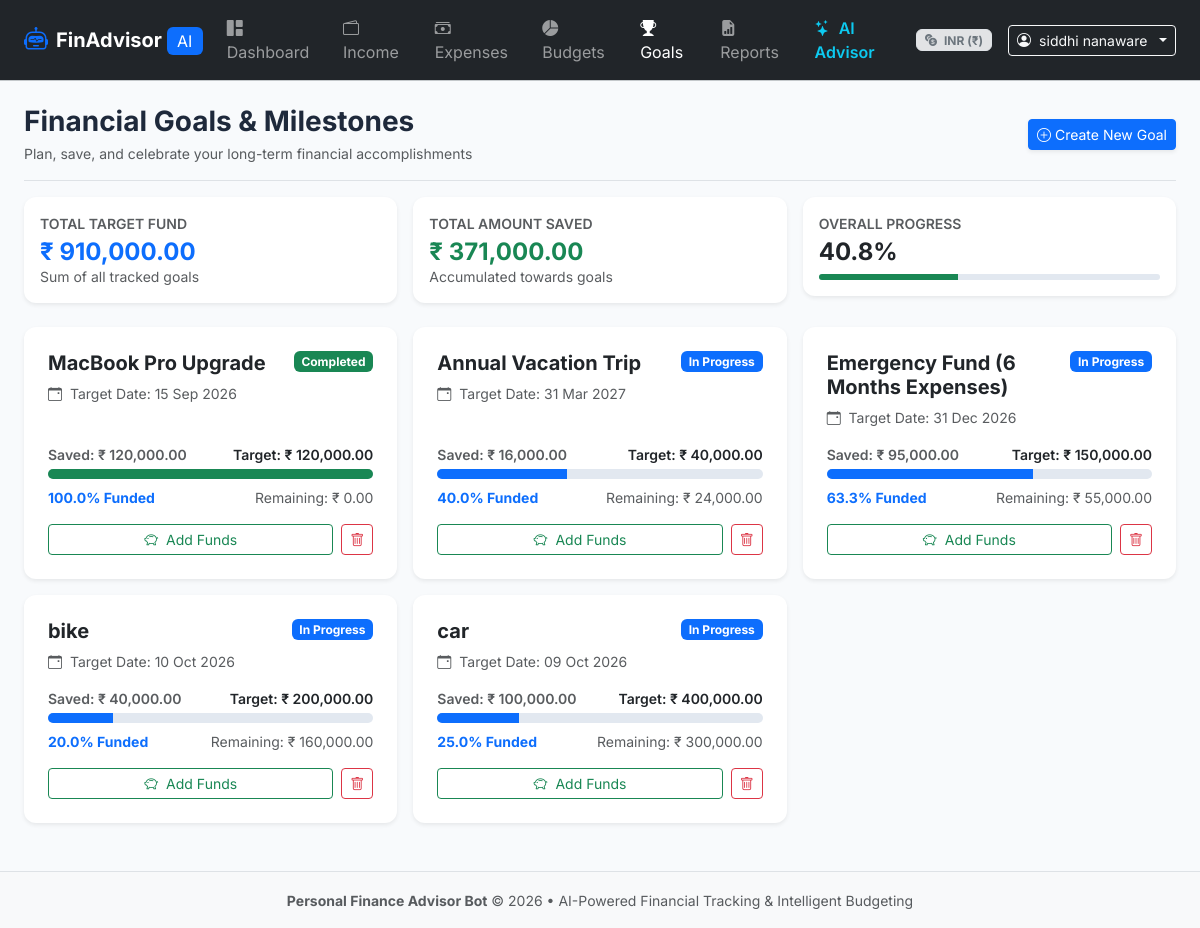
Screenshot of /goals/ (signed in) with the database file from the repository.
### app/models.py (models this page shows, shortened)
class User(UserMixin, db.Model):
    __tablename__ = 'users'
    id = db.Column(db.Integer, primary_key=True)
    full_name = db.Column(db.String(120), nullable=False)
    email = db.Column(db.String(120), unique=True, nullable=False, index=True)
    password_hash = db.Column(db.String(256), nullable=False)
    monthly_income = db.Column(db.Float, default=0.0)
    preferred_currency = db.Column(db.String(10), default='INR')
    financial_goal = db.Column(db.String(255), default='Build Emergency Fund & Save Regularly')
    monthly_savings_target = db.Column(db.Float, default=0.0)
    created_at = db.Column(db.DateTime, default=datetime.utcnow)
    incomes = db.relationship('Income', backref='user', lazy=True, cascade='all, delete-orphan')
    expenses = db.relationship('Expense', backref='user', lazy=True, cascade='all, delete-orphan')
    budgets = db.relationship('Budget', backref='user', lazy=True, cascade='all, delete-orphan')
    goals = db.relationship('Goal', backref='user', lazy=True, cascade='all, delete-orphan')
    chat_messages = db.relationship('ChatMessage', backref='user', lazy=True, cascade='all, delete-orphan')

class Goal(db.Model):
    __tablename__ = 'goals'
    id = db.Column(db.Integer, primary_key=True)
    user_id = db.Column(db.Integer, db.ForeignKey('users.id', ondelete='CASCADE'), nullable=False, index=True)
    title = db.Column(db.String(150), nullable=False)
    target_amount = db.Column(db.Float, nullable=False)
    current_amount = db.Column(db.Float, default=0.0)
    target_date = db.Column(db.Date, nullable=True)
    status = db.Column(db.String(30), default='In Progress')  # 'In Progress', 'Completed', 'Paused'
    created_at = db.Column(db.DateTime, default=datetime.utcnow)
    @property
    def percentage(self):
        if self.target_amount <= 0:
            return 100.0
        pct = (self.current_amount / self.target_amount) * 100
        return min(round(pct, 1), 100.0)
    @property
    def remaining_amount(self):
        return max(0.0, self.target_amount - self.current_amount)

### app/routes/goals.py (the view)
@goals_bp.route('/')
@login_required
def index():
    goals = Goal.query.filter_by(user_id=current_user.id).order_by(Goal.status.asc(), Goal.created_at.desc()).all()
    total_target = sum(g.target_amount for g in goals)
    total_saved = sum(g.current_amount for g in goals)
    overall_progress = (total_saved / total_target * 100) if total_target > 0 else 0.0
    return render_template(
        'goals/index.html',
        goals=goals,
        total_target=total_target,
        total_saved=total_saved,
        overall_progress=round(overall_progress, 1),
        today_date=date.today().strftime('%Y-%m-%d')
    )

### app/__init__.py (called while the page is built)
@login_manager.user_loader
def load_user(user_id):
    return User.query.get(int(user_id))

### app/templates/goals/index.html (shortened to what this page needs)
{% extends "base.html" %}
{% block content %}
<div class="d-flex flex-column flex-md-row justify-content-between align-items-md-center pb-3 mb-3 border-bottom gap-2">
    <div>
        <h3 class="fw-bold mb-1">Financial Goals &amp; Milestones</h3>
        <p class="text-muted small mb-0">Plan, save, and celebrate your long-term financial accomplishments</p>
    </div>
    <button type="button" class="btn btn-primary btn-sm d-flex align-items-center gap-1 shadow-sm" data-bs-toggle="modal" data-bs-target="#addGoalModal">
        <i class="bi bi-plus-circle"></i> Create New Goal
    </button>
</div>
<div class="row g-3 mb-4">
    <div class="col-md-4">
        <div class="card border-0 shadow-sm bg-white p-3">
            <span class="text-muted small fw-semibold text-uppercase">Total Target Fund</span>
            <h4 class="fw-bold text-primary mt-1 mb-0">{{ total_target | currency }}</h4>
            <span class="text-muted small">Sum of all tracked goals</span>
        </div>
    </div>
    <div class="col-md-4">
        <div class="card border-0 shadow-sm bg-white p-3">
            <span class="text-muted small fw-semibold text-uppercase">Total Amount Saved</span>
            <h4 class="fw-bold text-success mt-1 mb-0">{{ total_saved | currency }}</h4>
            <span class="text-muted small">Accumulated towards goals</span>
        </div>
    </div>
    <div class="col-md-4">
        <div class="card border-0 shadow-sm bg-white p-3">
            <span class="text-muted small fw-semibold text-uppercase">Overall Progress</span>
            <h4 class="fw-bold text-dark mt-1 mb-0">{{ overall_progress }}%</h4>
            <div class="progress mt-2" style="height: 6px;">
                <div class="progress-bar bg-success" role="progressbar" style="width: {{ [overall_progress, 100.0]|min }}%;"></div>
            </div>
        </div>
    </div>
</div>
<div class="row g-3 mb-4">
    {% for goal in goals %}
    <div class="col-md-6 col-xl-4">
        <div class="card border-0 shadow-sm bg-white h-100 card-hover">
            <div class="card-body p-4 d-flex flex-column">
                <div class="d-flex justify-content-between align-items-start mb-2">
                    <h5 class="fw-bold text-dark mb-0">{{ goal.title }}</h5>
                    <span class="badge {% if goal.status == 'Completed' %}bg-success{% elif goal.status == 'Paused' %}bg-secondary{% else %}bg-primary{% endif %}">
                        {{ goal.status }}
                    </span>
                </div>
                {% if goal.target_date %}
                <div class="small text-muted mb-3">
                    <i class="bi bi-calendar-event me-1"></i> Target Date: {{ goal.target_date.strftime('%d %b %Y') }}
                </div>
                {% else %}
                <div class="small text-muted mb-3"><i class="bi bi-clock me-1"></i> Open-ended Goal</div>
                {% endif %}
                <div class="mt-auto">
                    <div class="d-flex justify-content-between small fw-semibold mb-1">
                        <span class="text-muted">Saved: {{ goal.current_amount | currency }}</span>
                        <span class="text-dark">Target: {{ goal.target_amount | currency }}</span>
                    </div>
                    <div class="progress mb-2" style="height: 10px;">
                        <div class="progress-bar {% if goal.percentage >= 100 %}bg-success{% else %}bg-primary{% endif %}"
                             role="progressbar"
                             style="width: {{ goal.percentage }}%;"></div>
                    </div>
                    <div class="d-flex justify-content-between align-items-center mb-3">
                        <span class="fw-bold text-primary small">{{ goal.percentage }}% Funded</span>
                        <span class="small text-muted">Remaining: {{ goal.remaining_amount | currency }}</span>
                    </div>
                    <div class="d-flex gap-2">
                        <button class="btn btn-outline-success btn-sm flex-fill" data-bs-toggle="modal" data-bs-target="#updateGoalModal{{ goal.id }}">
                            <i class="bi bi-piggy-bank me-1"></i> Add Funds
                        </button>
                        <form action="{{ url_for('goals.delete', goal_id=goal.id) }}" method="POST" onsubmit="return confirm('Delete this financial goal?');">
                            <button type="submit" class="btn btn-outline-danger btn-sm" title="Delete Goal">
                                <i class="bi bi-trash"></i>
                            </button>
                        </form>
                    </div>
                </div>
            </div>
        </div>
    </div>
    {% endfor %}
</div>
{% endblock %}

### app/templates/base.html (shortened to what this page needs)
<!DOCTYPE html>
<html lang="en">
<head>
    <link href="https://cdn.jsdelivr.net/npm/bootstrap@5.3.3/dist/css/bootstrap.min.css" rel="stylesheet">
    <link href="https://cdn.jsdelivr.net/npm/bootstrap-icons@1.11.3/font/bootstrap-icons.min.css" rel="stylesheet">
    <link href="{{ url_for('static', filename='css/custom.css') }}" rel="stylesheet">
</head>
<body>
    <nav class="navbar navbar-expand-lg navbar-dark bg-dark sticky-top border-bottom border-secondary-subtle">
        <div class="container-fluid px-4">
            <a class="navbar-brand d-flex align-items-center gap-2 fw-bold" href="{{ url_for('dashboard.index') }}">
                <span class="brand-icon d-flex align-items-center justify-content-center">
                    <i class="bi bi-robot text-primary fs-4"></i>
                </span>
                <span>FinAdvisor <span class="badge bg-primary text-white fs-6 fw-normal">AI</span></span>
            </a>
            <div class="collapse navbar-collapse" id="navbarMain">
                {% if current_user.is_authenticated %}
                <ul class="navbar-nav me-auto mb-2 mb-lg-0 gap-1">
                    <li class="nav-item">
                        <a class="nav-link {% if request.endpoint == 'dashboard.index' %}active{% endif %}" href="{{ url_for('dashboard.index') }}">
                            <i class="bi bi-grid-1x2-fill me-1"></i> Dashboard
                        </a>
                    </li>
                    <li class="nav-item">
                        <a class="nav-link {% if 'income' in request.endpoint %}active{% endif %}" href="{{ url_for('income.index') }}">
                            <i class="bi bi-wallet2 me-1"></i> Income
                        </a>
                    </li>
                    <li class="nav-item">
                        <a class="nav-link {% if 'expense' in request.endpoint %}active{% endif %}" href="{{ url_for('expense.index') }}">
                            <i class="bi bi-cash-stack me-1"></i> Expenses
                        </a>
                    </li>
                    <li class="nav-item">
                        <a class="nav-link {% if 'budget' in request.endpoint %}active{% endif %}" href="{{ url_for('budget.index') }}">
                            <i class="bi bi-pie-chart-fill me-1"></i> Budgets
                        </a>
                    </li>
                    <li class="nav-item">
                        <a class="nav-link {% if 'goals' in request.endpoint %}active{% endif %}" href="{{ url_for('goals.index') }}">
                            <i class="bi bi-trophy-fill me-1"></i> Goals
                        </a>
                    </li>
                    <li class="nav-item">
                        <a class="nav-link {% if 'reports' in request.endpoint %}active{% endif %}" href="{{ url_for('reports.index') }}">
                            <i class="bi bi-file-earmark-bar-graph-fill me-1"></i> Reports
                        </a>
                    </li>
                    <li class="nav-item">
                        <a class="nav-link text-info fw-semibold {% if 'advisor' in request.endpoint %}active{% endif %}" href="{{ url_for('advisor.index') }}">
                            <i class="bi bi-stars me-1"></i> AI Advisor
                        </a>
                    </li>
                </ul>
                <div class="d-flex align-items-center gap-3">
                    <span class="badge bg-secondary-subtle text-secondary border px-2 py-1">
                        <i class="bi bi-currency-exchange me-1"></i> {{ user_currency_code }} ({{ user_currency_symbol }})
                    </span>
                    <div class="dropdown">
                        <button class="btn btn-outline-light btn-sm dropdown-toggle d-flex align-items-center gap-2" type="button" data-bs-toggle="dropdown">
                            <i class="bi bi-person-circle"></i>
                            <span>{{ current_user.full_name }}</span>
                        </button>
                    </div>
                </div>
                {% endif %}
            </div>
        </div>
    </nav>
    <main class="container-fluid px-4 py-4">
        {% block content %}{% endblock %}
    </main>
    <footer class="footer mt-auto py-3 bg-light border-top text-center text-muted">
        <div class="container-fluid">
            <small>
                <strong>Personal Finance Advisor Bot</strong> &copy; 2026 &bull; AI-Powered Financial Tracking &amp; Intelligent Budgeting
            </small>
        </div>
    </footer>
</body>
</html>

### app/static/css/custom.css (style rules this page uses)
:root { --primary-color: #3b82f6; --primary-hover: #2563eb; --success-color: #10b981; --warning-color: #f59e0b; --danger-color: #ef4444; --info-color: #06b6d4; --dark-surface: #1e293b; --card-border-radius: 12px; }
body { font-family: 'Inter', system-ui, -apple-system, sans-serif; background-color: #f8fafc; color: #1e293b; min-height: 100vh; display: flex; flex-direction: column; }
main { flex: 1 0 auto; }
.card { border-radius: var(--card-border-radius); border: 1px solid rgba(226, 232, 240, 0.8); box-shadow: 0 4px 6px -1px rgba(0, 0, 0, 0.05), 0 2px 4px -2px rgba(0, 0, 0, 0.05); transition: transform 0.15s ease, box-shadow 0.15s ease; }
.progress { border-radius: 8px; background-color: #e2e8f0; overflow: hidden; }

### rows the page displays
User: preferred_currency "INR", full_name "siddhi nanaware", preferred_currency "₹ 910,000.00", preferred_currency "₹ 371,000.00"
Goal: title "MacBook Pro Upgrade", status "Completed", target_date "15 Sep 2026", current_amount "₹ 120,000.00", target_amount "₹ 120,000.00", percentage "100.0", remaining_amount "₹ 0.00"
Goal: title "Annual Vacation Trip", status "In Progress", target_date "31 Mar 2027", current_amount "₹ 16,000.00", target_amount "₹ 40,000.00", percentage "40.0", remaining_amount "₹ 24,000.00"
Goal: title "Emergency Fund (6 Months Expenses)", status "In Progress", target_date "31 Dec 2026", current_amount "₹ 95,000.00", target_amount "₹ 150,000.00", percentage "63.3", remaining_amount "₹ 55,000.00"
Goal: title "bike", status "In Progress", target_date "10 Oct 2026", current_amount "₹ 40,000.00", target_amount "₹ 200,000.00", percentage "20.0", remaining_amount "₹ 160,000.00"
Goal: title "car", status "In Progress", target_date "09 Oct 2026", current_amount "₹ 100,000.00", target_amount "₹ 400,000.00", percentage "25.0", remaining_amount "₹ 300,000.00"

### other values shown
{{ user_currency_symbol }} "₹"
{{ overall_progress }} "40.8"
